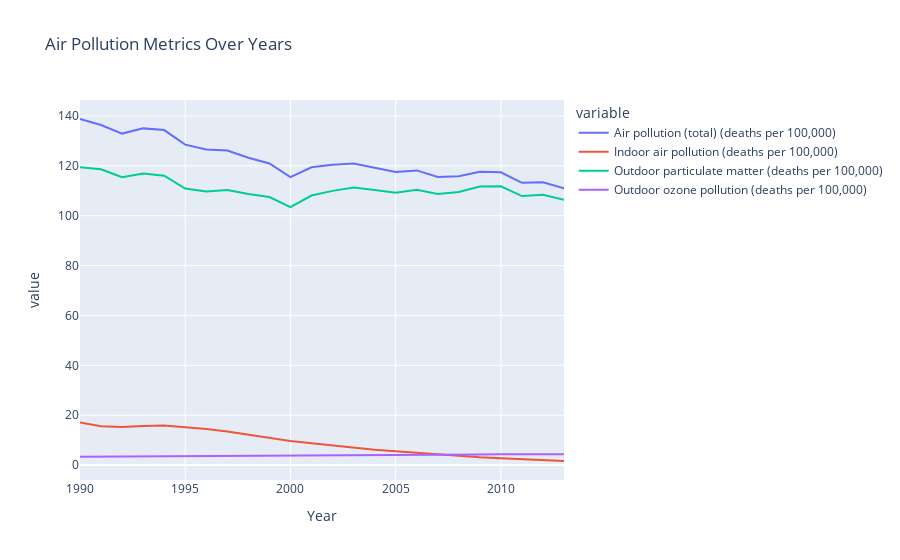

Notebook source saved alongside this figure:
### Code cell
import pandas as pd
import plotly.express as px

# Assuming df is your DataFrame
# Replace this with your actual DataFrame

# Your DataFrame
# df = ...

# Plotting the trends using Plotly
fig = px.line(df_new, x='Year', y=['Air pollution (total) (deaths per 100,000)', 
                                'Indoor air pollution (deaths per 100,000)', 
                                'Outdoor particulate matter (deaths per 100,000)', 
                                'Outdoor ozone pollution (deaths per 100,000)'],
              title='Air Pollution Metrics Over Years')

fig.show()

# Finding the highest year for each specified column
highest_years = {}
columns_to_analyze = ['Air pollution (total) (deaths per 100,000)', 
                      'Indoor air pollution (deaths per 100,000)', 
                      'Outdoor particulate matter (deaths per 100,000)', 
                      'Outdoor ozone pollution (deaths per 100,000)']

for column in columns_to_analyze:
    highest_year = df_new[df_new[column] == df_new[column].max()]['Year'].values[0]
    highest_years[column] = highest_year

print("Highest year for each metric:")
print(highest_years)

### Figure 1 — Plotly figure (JSON) as saved in the notebook; plotly's stock layout.template omitted (floating-point values rounded to 4 significant figures)
{"data": [{"hovertemplate": "variable=Air pollution (total) (deaths per 100,000)<br>Year=%{x}<br>value=%{y}<extra></extra>", "legendgroup": "Air pollution (total) (deaths per 100,000)", "line": {"color": "#636efa", "dash": "solid"}, "marker": {"symbol": "circle"}, "mode": "lines", "name": "Air pollution (total) (deaths per 100,000)", "orientation": "v", "showlegend": true, "type": "scatter", "x": [1990, 1991, 1992, 1993, 1994, 1995, 1996, 1997, 1998, 1999, 2000, 2001, 2002, 2003, 2004, 2005, 2006, 2007, 2008, 2009, 2010, 2011, 2012, 2013], "xaxis": "x", "y": [138.8, 136.4, 132.9, 135.0, 134.3, 128.5, 126.6, 126.2, 123.3, 121.0, 115.5, 119.4, 120.4, 120.9, 119.2, 117.6, 118.2, 115.6, 115.9, 117.7, 117.4, 113.2, 113.4, 111.0], "yaxis": "y"}, {"hovertemplate": "variable=Indoor air pollution (deaths per 100,000)<br>Year=%{x}<br>value=%{y}<extra></extra>", "legendgroup": "Indoor air pollution (deaths per 100,000)", "line": {"color": "#EF553B", "dash": "solid"}, "marker": {"symbol": "circle"}, "mode": "lines", "name": "Indoor air pollution (deaths per 100,000)", "orientation": "v", "showlegend": true, "type": "scatter", "x": [1990, 1991, 1992, 1993, 1994, 1995, 1996, 1997, 1998, 1999, 2000, 2001, 2002, 2003, 2004, 2005, 2006, 2007, 2008, 2009, 2010, 2011, 2012, 2013], "xaxis": "x", "y": [17.12, 15.56, 15.27, 15.73, 15.88, 15.3, 14.51, 13.47, 12.16, 11.03, 9.638, 8.777, 7.824, 6.977, 6.182, 5.598, 5.019, 4.175, 3.602, 3.153, 2.746, 2.396, 2.05, 1.65], "yaxis": "y"}, {"hovertemplate": "variable=Outdoor particulate matter (deaths per 100,000)<br>Year=%{x}<br>value=%{y}<extra></extra>", "legendgroup": "Outdoor particulate matter (deaths per 100,000)", "line": {"color": "#00cc96", "dash": "solid"}, "marker": {"symbol": "circle"}, "mode": "lines", "name": "Outdoor particulate matter (deaths per 100,000)", "orientation": "v", "showlegend": true, "type": "scatter", "x": [1990, 1991, 1992, 1993, 1994, 1995, 1996, 1997, 1998, 1999, 2000, 2001, 2002, 2003, 2004, 2005, 2006, 2007, 2008, 2009, 2010, 2011, 2012, 2013], "xaxis": "x", "y": [119.5, 118.6, 115.4, 117.0, 116.1, 110.9, 109.7, 110.3, 108.7, 107.5, 103.4, 108.1, 110.0, 111.3, 110.3, 109.3, 110.4, 108.7, 109.5, 111.7, 111.8, 107.9, 108.4, 106.4], "yaxis": "y"}, {"hovertemplate": "variable=Outdoor ozone pollution (deaths per 100,000)<br>Year=%{x}<br>value=%{y}<extra></extra>", "legendgroup": "Outdoor ozone pollution (deaths per 100,000)", "line": {"color": "#ab63fa", "dash": "solid"}, "marker": {"symbol": "circle"}, "mode": "lines", "name": "Outdoor ozone pollution (deaths per 100,000)", "orientation": "v", "showlegend": true, "type": "scatter", "x": [1990, 1991, 1992, 1993, 1994, 1995, 1996, 1997, 1998, 1999, 2000, 2001, 2002, 2003, 2004, 2005, 2006, 2007, 2008, 2009, 2010, 2011, 2012, 2013], "xaxis": "x", "y": [3.33, 3.367, 3.368, 3.541, 3.635, 3.551, 3.567, 3.639, 3.646, 3.672, 3.639, 3.84, 3.958, 4.044, 4.057, 4.073, 4.134, 4.083, 4.145, 4.26, 4.322, 4.392, 4.445, 4.369], "yaxis": "y"}], "layout": {"legend": {"title": {"text": "variable"}, "tracegroupgap": 0}, "title": {"text": "Air Pollution Metrics Over Years"}, "xaxis": {"anchor": "y", "domain": [0, 1], "title": {"text": "Year"}}, "yaxis": {"anchor": "x", "domain": [0, 1], "title": {"text": "value"}}}}
